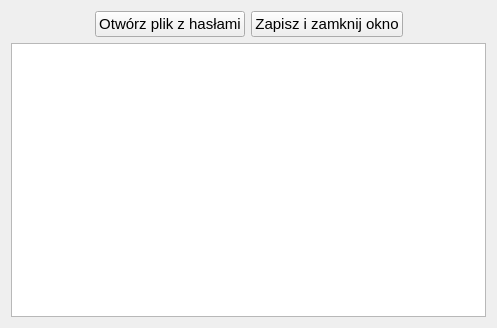
<?xml version="1.0" encoding="UTF-8"?>
<ui version="4.0">
 <class>hasla</class>
 <widget class="QWidget" name="hasla">
  <property name="geometry">
   <rect>
    <x>0</x>
    <y>0</y>
    <width>497</width>
    <height>328</height>
   </rect>
  </property>
  <property name="maximumSize">
   <size>
    <width>65000</width>
    <height>65000</height>
   </size>
  </property>
  <property name="windowTitle">
   <string>Edytor hasel</string>
  </property>
  <layout class="QVBoxLayout" name="verticalLayout">
   <item>
    <layout class="QHBoxLayout" name="horizontalLayout">
     <item>
      <spacer name="horizontalSpacer">
       <property name="orientation">
        <enum>Qt::Horizontal</enum>
       </property>
       <property name="sizeHint" stdset="0">
        <size>
         <width>40</width>
         <height>20</height>
        </size>
       </property>
      </spacer>
     </item>
     <item>
      <widget class="QPushButton" name="pushButtonOtworz">
       <property name="font">
        <font>
         <pointsize>11</pointsize>
        </font>
       </property>
       <property name="text">
        <string>Otwórz plik z hasłami</string>
       </property>
      </widget>
     </item>
     <item>
      <widget class="QPushButton" name="pushButtonZapisz">
       <property name="font">
        <font>
         <pointsize>11</pointsize>
        </font>
       </property>
       <property name="text">
        <string>Zapisz i zamknij okno</string>
       </property>
      </widget>
     </item>
     <item>
      <spacer name="horizontalSpacer_2">
       <property name="orientation">
        <enum>Qt::Horizontal</enum>
       </property>
       <property name="sizeHint" stdset="0">
        <size>
         <width>40</width>
         <height>20</height>
        </size>
       </property>
      </spacer>
     </item>
    </layout>
   </item>
   <item>
    <widget class="QTextEdit" name="podglad"/>
   </item>
  </layout>
 </widget>
 <resources/>
 <connections/>
</ui>
